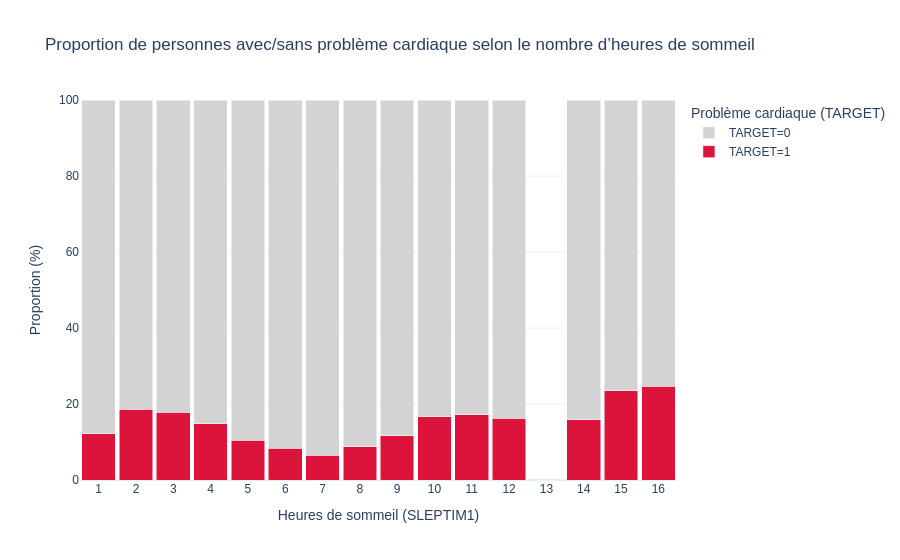

The code cell stored with this chart in its notebook:
### Markdown cell above
Le graphe affiche la proportion de personnes à risque selon leur niveau d'activité physique. On observe un risque plus élevé chez les personnes sédentaires.

### Code cell
import plotly.graph_objects as go
import pandas as pd
df = df_full.copy()
# --- Nettoyage des données ---
df_sleep = df[(df['SLEPTIM1'].notna()) & (df['SLEPTIM1'] > 0) & (df['SLEPTIM1'] <= 24)]

# --- Agrégation ---
data_agg = (
    df_sleep.groupby(['SLEPTIM1', 'TARGET'])
    .size()
    .reset_index(name='count')
)

# --- Filtrer les heures où moins de 80 personnes ont répondu ---
total_par_heure = data_agg.groupby('SLEPTIM1')['count'].sum()
heures_valide = total_par_heure[total_par_heure >= 80].index
data_agg = data_agg[data_agg['SLEPTIM1'].isin(heures_valide)]

# Recalcul du pourcentage après filtrage
total_par_heure = data_agg.groupby('SLEPTIM1')['count'].transform('sum')
data_agg['percent'] = 100 * data_agg['count'] / total_par_heure

# --- Couleurs ---
colors = {0: "lightgrey", 1: "crimson"}

# --- Figure ---
fig = go.Figure()

# TARGET=1 en bas
for target in [1, 0]:
    df_target = data_agg[data_agg['TARGET'] == target]
    fig.add_trace(go.Bar(
        x=df_target['SLEPTIM1'],
        y=df_target['percent'],
        name=f"TARGET={target}",
        marker_color=colors[target],
        hovertemplate=(
            "Heures de sommeil: %{x}<br>"
            "TARGET: "+str(target)+"<br>"
            "Proportion: %{y:.1f}%<extra></extra>"
        )
    ))

# --- Mise en forme ---
fig.update_layout(
    title="Proportion de personnes avec/sans problème cardiaque selon le nombre d’heures de sommeil",
    xaxis=dict(
        title="Heures de sommeil (SLEPTIM1)",
        tickmode='linear',
        dtick=1
    ),
    yaxis=dict(
        title="Proportion (%)",
        range=[0, 100]
    ),
    barmode='stack',
    bargap=0.1,
    template="plotly_white",
    font=dict(family="Arial", size=12),
    legend_title_text="Problème cardiaque (TARGET)"
)

fig.show()

### Figure 1 — Plotly figure (JSON) as saved in the notebook; plotly's stock layout.template omitted (floating-point values rounded to 4 significant figures)
{"data": [{"hovertemplate": "Heures de sommeil: %{x}<br>TARGET: 1<br>Proportion: %{y:.1f}%<extra></extra>", "marker": {"color": "crimson"}, "name": "TARGET=1", "type": "bar", "x": [1.0, 2.0, 3.0, 4.0, 5.0, 6.0, 7.0, 8.0, 9.0, 10.0, 11.0, 12.0, 14.0, 15.0, 16.0], "y": [12.22, 18.67, 17.89, 14.84, 10.52, 8.375, 6.533, 8.759, 11.65, 16.7, 17.22, 16.22, 15.91, 23.53, 24.67]}, {"hovertemplate": "Heures de sommeil: %{x}<br>TARGET: 0<br>Proportion: %{y:.1f}%<extra></extra>", "marker": {"color": "lightgrey"}, "name": "TARGET=0", "type": "bar", "x": [1.0, 2.0, 3.0, 4.0, 5.0, 6.0, 7.0, 8.0, 9.0, 10.0, 11.0, 12.0, 14.0, 15.0, 16.0], "y": [87.78, 81.33, 82.11, 85.16, 89.48, 91.63, 93.47, 91.24, 88.35, 83.3, 82.78, 83.78, 84.09, 76.47, 75.33]}], "layout": {"bargap": 0.1, "barmode": "stack", "font": {"family": "Arial", "size": 12}, "legend": {"title": {"text": "Problème cardiaque (TARGET)"}}, "title": {"text": "Proportion de personnes avec/sans problème cardiaque selon le nombre d’heures de sommeil"}, "xaxis": {"dtick": 1, "tickmode": "linear", "title": {"text": "Heures de sommeil (SLEPTIM1)"}}, "yaxis": {"range": [0, 100], "title": {"text": "Proportion (%)"}}}}
